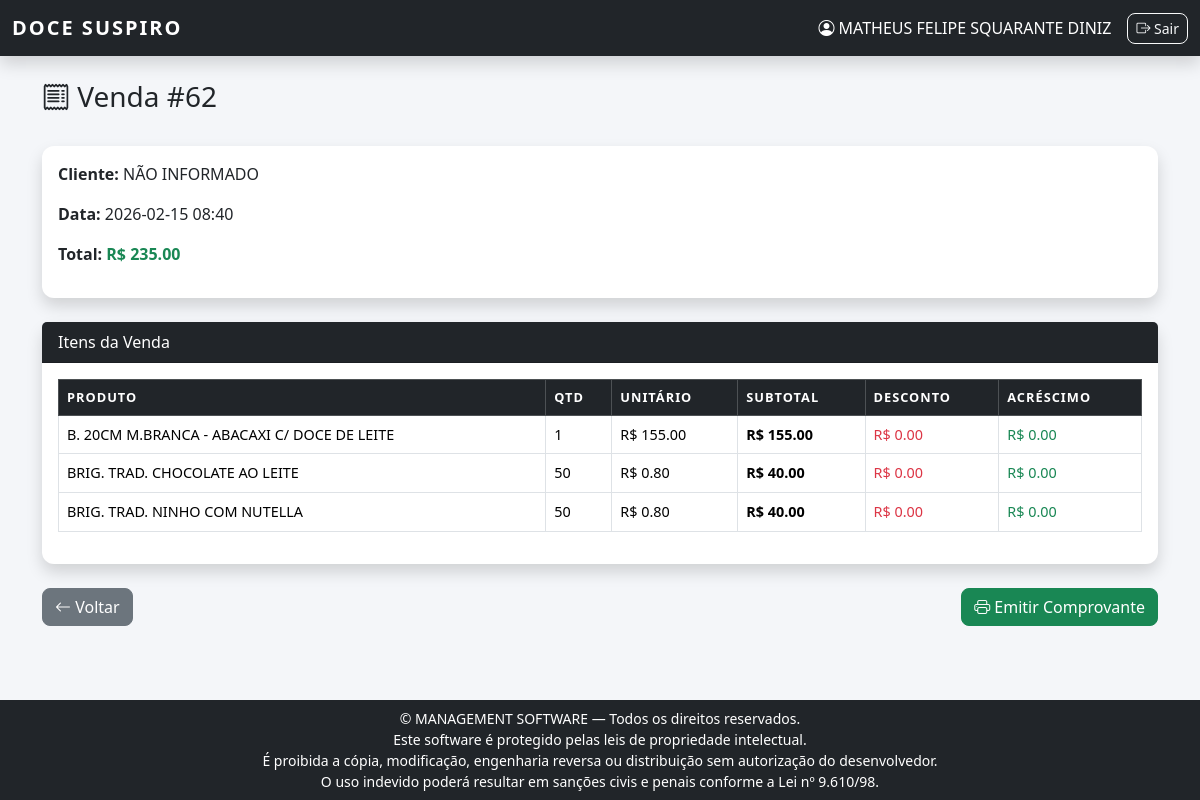
Screenshot of /detalhe_venda/62 (signed in) with the database file from the repository.
### tables this page shows
CREATE TABLE vendas (
        id INTEGER PRIMARY KEY AUTOINCREMENT,
        cliente_id INTEGER NOT NULL,
        valor_total REAL DEFAULT 0,
        data DATETIME DEFAULT CURRENT_TIMESTAMP,
        FOREIGN KEY (cliente_id) REFERENCES clientes(id)
    );

CREATE TABLE clientes (
        id INTEGER PRIMARY KEY AUTOINCREMENT,
        nome TEXT NOT NULL,
        telefone TEXT,
        documento TEXT,
        endereco TEXT
    );

CREATE TABLE venda_itens (
        id INTEGER PRIMARY KEY AUTOINCREMENT,
        venda_id INTEGER NOT NULL,
        produto_id INTEGER NOT NULL,
        quantidade INTEGER NOT NULL,
        valor_unitario REAL NOT NULL, desconto REAL DEFAULT 0, acrescimo REAL DEFAULT 0, custo_unitario REAL DEFAULT 0,
        FOREIGN KEY (venda_id) REFERENCES vendas(id),
        FOREIGN KEY (produto_id) REFERENCES produtos(id)
    );

CREATE TABLE produtos (
        id INTEGER PRIMARY KEY AUTOINCREMENT,
        nome TEXT NOT NULL UNIQUE,
        preco REAL DEFAULT 0
    );

### app.py (the view)
@app.route("/detalhe_venda/<int:id>")
@login_required
def detalhe_venda(id):
    conn = conectar()
    venda = conn.execute("""
        SELECT v.id, v.data, v.valor_total,
               c.nome as cliente_nome
        FROM vendas v
        JOIN clientes c ON c.id = v.cliente_id
        WHERE v.id = ?
    """, (id,)).fetchone()
    ajustes = conn.execute("""
    SELECT * FROM venda_ajustes
    WHERE venda_id = ?
    """, (id,)).fetchall()
    if not venda:
        conn.close()
        return "Venda não encontrada", 404
    itens = conn.execute("""
        SELECT p.nome,
            vi.quantidade,
            vi.valor_unitario,
            vi.desconto,
            vi.acrescimo,
            (vi.quantidade * vi.valor_unitario + vi.acrescimo - vi.desconto) as subtotal
        FROM venda_itens vi
        JOIN produtos p ON p.id = vi.produto_id
        WHERE vi.venda_id = ?
    """, (id,)).fetchall()
    conn.close()
    return render_template(
    "detalhe_venda.html",
    venda=venda,
    itens=itens,
    ajustes=ajustes
    )

### auth.py (called while the page is built)
def login_required(f):
    @wraps(f)
    def decorated_function(*args, **kwargs):
        if "usuario" not in session:
            return redirect(url_for("auth.login"))
        return f(*args, **kwargs)
    return decorated_function

### database.py (called while the page is built)
def conectar():
    conn = sqlite3.connect(DATABASE)
    conn.row_factory = sqlite3.Row
    return conn

### templates/detalhe_venda.html (shortened to what this page needs)
{% extends "base.html" %}
{% block content %}
<div class="container mt-4">
    <div class="row mb-4">
        <div class="col">
            <h3>
                <i class="bi bi-receipt"></i>
                Venda #{{ venda.id }}
            </h3>
        </div>
    </div>
    <div class="card shadow mb-4">
        <div class="card-body">
            <p><strong>Cliente:</strong> {{ venda.cliente_nome }}</p>
            <p><strong>Data:</strong> {{ venda.data }}</p>
            <p><strong>Total:</strong>
                <span class="fw-bold text-success">
                    R$ {{ "%.2f"|format(venda.valor_total) }}
                </span>
            </p>
        </div>
    </div>
    <div class="card shadow mb-4">
        <div class="card-header bg-dark text-white">
            Itens da Venda
        </div>
        <div class="card-body">
            <div class="table-responsive">
                <table class="table table-bordered table-hover align-middle">
                    <thead class="table-dark">
                        <tr>
                            <th>Produto</th>
                            <th>Qtd</th>
                            <th>Unitário</th>
                            <th>Subtotal</th>
                            <th>Desconto</th>
                            <th>Acréscimo</th>
                        </tr>
                    </thead>
                    <tbody>
                        {% for item in itens %}
                        <tr>
                            <td>{{ item.nome }}</td>
                            <td>{{ item.quantidade }}</td>
                            <td>R$ {{ "%.2f"|format(item.valor_unitario) }}</td>
                            <td>
                                <strong>
                                    R$ {{ "%.2f"|format(item.subtotal) }}
                                </strong>
                            </td>
                            <td class="text-danger">
                                R$ {{ "%.2f"|format(item.desconto or 0) }}
                            </td>
                            <td class="text-success">
                                R$ {{ "%.2f"|format(item.acrescimo or 0) }}
                            </td>
                        </tr>
                        {% else %}
                        <tr>
                            <td colspan="4" class="text-center">
                                Nenhum item encontrado.
                            </td>
                        </tr>
                        {% endfor %}
                    </tbody>
                </table>
            </div>
        </div>
    </div>
    <div class="d-flex justify-content-between">
        <a href="{{ url_for('vendas') }}" class="btn btn-secondary">
            <i class="bi bi-arrow-left"></i> Voltar
        </a>
        <a href="{{ url_for('emitir_comprovante', venda_id=venda.id) }}"
           class="btn btn-success">
            <i class="bi bi-printer"></i> Emitir Comprovante
        </a>
    </div>
</div>
{% endblock %}

### static/css/style.css (style rules this page uses)
:root { --primary-color: #1f2937; --secondary-color: #2563eb; --success-color: #16a34a; --danger-color: #dc2626; --warning-color: #f59e0b; --background-color: #f4f6f9; --card-radius: 12px; }
body { background-color: var(--background-color); font-family: 'Segoe UI', Tahoma, Geneva, Verdana, sans-serif; }
.card { border-radius: var(--card-radius); border: none; transition: all 0.2s ease-in-out; }
.btn { border-radius: 8px; font-weight: 500; }
.table { font-size: 0.9rem; }
.table thead th { text-transform: uppercase; font-size: 0.8rem; letter-spacing: 1px; }

### rows the page displays
vendas: id "62", data "2026-02-15 08:40", valor_total "235.00"
clientes: cliente_nome "NÃO INFORMADO"
venda_itens: nome "B. 20CM M.BRANCA - ABACAXI C/ DOCE DE LEITE", quantidade "1", valor_unitario "155.00", subtotal "155.00", desconto "0.00", acrescimo "0.00"
venda_itens: nome "BRIG. TRAD. CHOCOLATE AO LEITE", quantidade "50", valor_unitario "0.80", subtotal "40.00", desconto "0.00", acrescimo "0.00"
venda_itens: nome "BRIG. TRAD. NINHO COM NUTELLA", quantidade "50", valor_unitario "0.80", subtotal "40.00", desconto "0.00", acrescimo "0.00"

### other values shown
{{ session['usuario'] }} "MATHEUS FELIPE SQUARANTE DINIZ"
